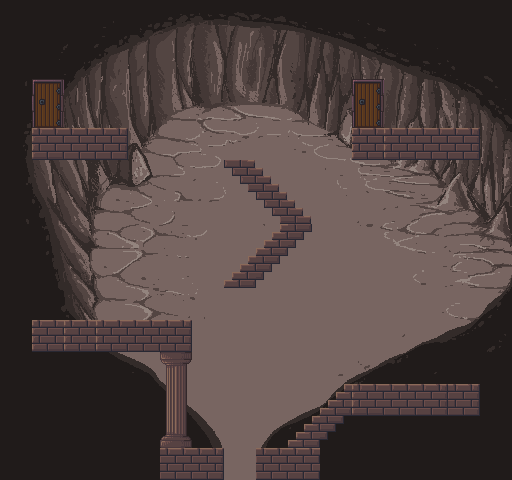

Below is a game level as drawn by its tile map, then a one-line description and the .tmx file that defines it, in full:
An orthogonal 16x15 tile map with 32x32 px tiles, 2 tile layers (Backround, Objects), 11 tilesets and 18 objects (8x Location, 5x Walk, 3x Climb, 2x Transport).

<map version="1.0" tiledversion="1.1.5" orientation="orthogonal" renderorder="right-down" width="16" height="15" tilewidth="32" tileheight="32" infinite="0" nextobjectid="21">
 <tileset firstgid="1" name="LevelSix" tilewidth="1" tileheight="1" tilecount="0" columns="0" />
 <tileset firstgid="1" name="WWI" tilewidth="631" tileheight="300" tilecount="1" columns="0">
  <grid orientation="orthogonal" width="1" height="1" />
  <tile id="0">
   <image width="631" height="300" source="WWI.jpg" />
  </tile>
 </tileset>
 <tileset firstgid="2" name="S_E" tilewidth="450" tileheight="331" tilecount="1" columns="0">
  <grid orientation="orthogonal" width="1" height="1" />
  <tile id="0">
   <image width="450" height="331" source="S_E.jpg" />
  </tile>
 </tileset>
 <tileset firstgid="3" source="DungeonTileset.tsx" />
 <tileset firstgid="63" source="GameVortex.tsx" />
 <tileset firstgid="72" source="Ghost.tsx" />
 <tileset firstgid="122" name="prison ship" tilewidth="32" tileheight="32" tilecount="80" columns="10">
  <image source="prison ship.gif" width="320" height="256" />
 </tileset>
 <tileset firstgid="202" name="hyptosis_tile-art-batch-5" tilewidth="32" tileheight="32" tilecount="722" columns="19">
  <image source="hyptosis_tile-art-batch-5.png" width="636" height="1219" />
 </tileset>
 <tileset firstgid="924" name="VortexChained" tilewidth="32" tileheight="32" tilecount="6" columns="2">
  <image source="VortexChained.png" width="64" height="96" />
 </tileset>
 <tileset firstgid="930" name="outdoor" tilewidth="16" tileheight="16" tilecount="288" columns="24">
  <image source="buch-outdoor.png" width="384" height="192" />
  <terraintypes>
   <terrain name="Grass" tile="150" />
   <terrain name="Dirt" tile="100" />
   <terrain name="Dark Dirt" tile="34" />
   <terrain name="Water" tile="171" />
  </terraintypes>
  <tile id="0" terrain="0,0,0,1" />
  <tile id="1" terrain="0,0,1,1" />
  <tile id="2" terrain="0,0,1,1" />
  <tile id="3" terrain="0,0,1,1" />
  <tile id="4" terrain="0,0,1,1" />
  <tile id="5" terrain="0,0,1,0" />
  <tile id="6" terrain="0,0,0,0" probability="0.1" />
  <tile id="7" terrain="1,1,1,2" />
  <tile id="8" terrain="1,1,2,2" />
  <tile id="9" terrain="1,1,2,2" />
  <tile id="10" terrain="1,1,2,2" />
  <tile id="11" terrain="1,1,2,2" />
  <tile id="12" terrain="1,1,2,1" />
  <tile id="13" terrain="0,0,0,2" />
  <tile id="14" terrain="0,0,2,2" />
  <tile id="15" terrain="0,0,2,2" />
  <tile id="16" terrain="0,0,2,2" />
  <tile id="17" terrain="0,0,2,2" />
  <tile id="18" terrain="0,0,2,0" />
  <tile id="24" terrain="0,1,0,1" />
  <tile id="25" terrain="1,1,1,0" />
  <tile id="26" terrain="1,1,0,1" />
  <tile id="27" terrain="1,1,1,1" probability="0.05" />
  <tile id="28" terrain="1,1,1,1" probability="0.05" />
  <tile id="29" terrain="1,0,1,0" />
  <tile id="30" terrain="0,0,0,0" probability="0.1" />
  <tile id="31" terrain="1,2,1,2" />
  <tile id="32" terrain="2,2,2,1" />
  <tile id="33" terrain="2,2,1,2" />
  <tile id="34" terrain="2,2,2,2" />
  <tile id="35" terrain="2,2,2,2" />
  <tile id="36" terrain="2,1,2,1" />
  <tile id="37" terrain="0,2,0,2" />
  <tile id="38" terrain="2,2,2,0" />
  <tile id="39" terrain="2,2,0,2" />
  <tile id="40" terrain="2,2,2,2" />
  <tile id="42" terrain="2,0,2,0" />
  <tile id="48" terrain="0,1,0,1" />
  <tile id="49" terrain="1,0,1,1" />
  <tile id="50" terrain="0,1,1,1" />
  <tile id="51" terrain="1,1,1,1" probability="0.05" />
  <tile id="52" terrain="1,1,1,1" probability="0.05" />
  <tile id="53" terrain="1,0,1,0" />
  <tile id="54" terrain="0,0,0,0" probability="0.1" />
  <tile id="55" terrain="1,2,1,2" />
  <tile id="56" terrain="2,1,2,2" />
  <tile id="57" terrain="1,2,2,2" />
  <tile id="58" terrain="2,2,2,2" />
  <tile id="59" terrain="2,2,2,2" />
  <tile id="60" terrain="2,1,2,1" />
  <tile id="61" terrain="0,2,0,2" />
  <tile id="62" terrain="2,0,2,2" />
  <tile id="63" terrain="0,2,2,2" />
  <tile id="66" terrain="2,0,2,0" />
  <tile id="72" terrain="0,1,0,1" />
  <tile id="73" terrain="0,1,1,0" />
  <tile id="74" terrain="1,0,0,1" />
  <tile id="75" terrain="1,1,1,1" probability="0.05" />
  <tile id="76" terrain="1,1,1,1" probability="0.05" />
  <tile id="77" terrain="1,0,1,0" />
  <tile id="78" terrain="0,0,0,0" probability="0.1" />
  <tile id="79" terrain="1,2,1,2" />
  <tile id="80" terrain="1,2,2,1" />
  <tile id="81" terrain="2,1,1,2" />
  <tile id="82" terrain="2,2,2,2" probability="0.1" />
  <tile id="83" terrain="2,2,2,2" probability="0.1" />
  <tile id="84" terrain="2,1,2,1" />
  <tile id="85" terrain="0,2,0,2" />
  <tile id="86" terrain="0,2,2,0" />
  <tile id="87" terrain="2,0,0,2" />
  <tile id="90" terrain="2,0,2,0" />
  <tile id="96" terrain="0,1,0,1" />
  <tile id="97" terrain="1,0,0,1" />
  <tile id="98" terrain="0,1,1,0" />
  <tile id="99" terrain="1,1,1,1" probability="0.05" />
  <tile id="100" terrain="1,1,1,1" />
  <tile id="101" terrain="1,0,1,0" />
  <tile id="102" terrain="0,0,0,0" probability="0.1" />
  <tile id="103" terrain="1,2,1,2" />
  <tile id="104" terrain="2,1,1,2" />
  <tile id="105" terrain="1,2,2,1" />
  <tile id="106" terrain="2,2,2,2" probability="0.1" />
  <tile id="107" terrain="2,2,2,2" probability="0.1" />
  <tile id="108" terrain="2,1,2,1" />
  <tile id="109" terrain="0,2,0,2" />
  <tile id="110" terrain="2,0,0,2" />
  <tile id="111" terrain="0,2,2,0" />
  <tile id="114" terrain="2,0,2,0" />
  <tile id="120" terrain="0,1,0,0" />
  <tile id="121" terrain="1,1,0,0" />
  <tile id="122" terrain="1,1,0,0" />
  <tile id="123" terrain="1,1,0,0" />
  <tile id="124" terrain="1,1,0,0" />
  <tile id="125" terrain="1,0,0,0" />
  <tile id="126" terrain="0,0,0,0" probability="0.1" />
  <tile id="127" terrain="1,2,1,1" />
  <tile id="128" terrain="2,2,1,1" />
  <tile id="129" terrain="2,2,1,1" />
  <tile id="130" terrain="2,2,1,1" />
  <tile id="131" terrain="2,2,1,1" />
  <tile id="132" terrain="2,1,1,1" />
  <tile id="133" terrain="0,2,0,0" />
  <tile id="134" terrain="2,2,0,0" />
  <tile id="135" terrain="2,2,0,0" />
  <tile id="136" terrain="2,2,0,0" />
  <tile id="137" terrain="2,2,0,0" />
  <tile id="138" terrain="2,0,0,0" />
  <tile id="144" terrain="0,0,0,3" />
  <tile id="145" terrain="0,0,3,3" />
  <tile id="146" terrain="0,0,3,3" />
  <tile id="147" terrain="0,0,3,3" />
  <tile id="148" terrain="0,0,3,3" />
  <tile id="149" terrain="0,0,3,0" />
  <tile id="150" terrain="0,0,0,0" />
  <tile id="151" terrain="1,1,1,3" />
  <tile id="152" terrain="1,1,3,3" />
  <tile id="153" terrain="1,1,3,3" />
  <tile id="154" terrain="1,1,3,3" />
  <tile id="155" terrain="1,1,3,3" />
  <tile id="156" terrain="1,1,3,1" />
  <tile id="168" terrain="0,3,0,3" />
  <tile id="169" terrain="3,3,3,0" />
  <tile id="170" terrain="3,3,0,3" />
  <tile id="171" terrain="3,3,3,3" />
  <tile id="172" terrain="3,3,3,3" />
  <tile id="173" terrain="3,0,3,0" />
  <tile id="174" terrain="0,0,0,0" />
  <tile id="175" terrain="1,3,1,3" />
  <tile id="176" terrain="3,3,3,1" />
  <tile id="177" terrain="3,3,1,3" />
  <tile id="178" terrain="3,3,3,3" />
  <tile id="179" terrain="3,3,3,3" />
  <tile id="180" terrain="3,1,3,1" />
  <tile id="192" terrain="0,3,0,3" />
  <tile id="193" terrain="3,0,3,3" />
  <tile id="194" terrain="0,3,3,3" />
  <tile id="195" terrain="3,3,3,3" />
  <tile id="196" terrain="3,3,3,3" />
  <tile id="197" terrain="3,0,3,0" />
  <tile id="198" terrain="0,0,0,0" />
  <tile id="199" terrain="1,3,1,3" />
  <tile id="200" terrain="3,1,3,3" />
  <tile id="201" terrain="1,3,3,3" />
  <tile id="202" terrain="3,3,3,3" />
  <tile id="203" terrain="3,3,3,3" />
  <tile id="204" terrain="3,1,3,1" />
  <tile id="216" terrain="0,3,0,3" />
  <tile id="217" terrain="0,3,3,0" />
  <tile id="218" terrain="3,0,0,3" />
  <tile id="219" terrain="3,3,3,3" />
  <tile id="220" terrain="3,3,3,3" />
  <tile id="221" terrain="3,0,3,0" />
  <tile id="222" terrain="0,0,0,0" />
  <tile id="223" terrain="1,3,1,3" />
  <tile id="224" terrain="1,3,3,1" />
  <tile id="225" terrain="3,1,1,3" />
  <tile id="226" terrain="3,3,3,3" />
  <tile id="227" terrain="3,3,3,3" />
  <tile id="228" terrain="3,1,3,1" />
  <tile id="240" terrain="0,3,0,3" />
  <tile id="241" terrain="3,0,0,3" />
  <tile id="242" terrain="0,3,3,0" />
  <tile id="243" terrain="3,3,3,3" />
  <tile id="244" terrain="3,3,3,3" />
  <tile id="245" terrain="3,0,3,0" />
  <tile id="246" terrain="0,0,0,0" />
  <tile id="247" terrain="1,3,1,3" />
  <tile id="248" terrain="3,1,1,3" />
  <tile id="249" terrain="1,3,3,1" />
  <tile id="250" terrain="3,3,3,3" />
  <tile id="251" terrain="3,3,3,3" />
  <tile id="252" terrain="3,1,3,1" />
  <tile id="264" terrain="0,3,0,0" />
  <tile id="265" terrain="3,3,0,0" />
  <tile id="266" terrain="3,3,0,0" />
  <tile id="267" terrain="3,3,0,0" />
  <tile id="268" terrain="3,3,0,0" />
  <tile id="269" terrain="3,0,0,0" />
  <tile id="270" terrain="0,0,0,0" />
  <tile id="271" terrain="1,3,1,1" />
  <tile id="272" terrain="3,3,1,1" />
  <tile id="273" terrain="3,3,1,1" />
  <tile id="274" terrain="3,3,1,1" />
  <tile id="275" terrain="3,3,1,1" />
  <tile id="276" terrain="3,1,1,1" />
 </tileset>
 <tileset firstgid="1218" name="DungeonTileset" tilewidth="32" tileheight="32" tilecount="60" columns="10">
  <image source="DungeonTileset.png" width="320" height="192" />
 </tileset>
 <objectgroup name="Characters">
  <object id="2" name="Character Exit" type="Location" x="477" y="12">
   <polygon points="2,-10 34,-10 35,25 0,25" />
  </object>
  <object id="4" name="Character Entrance" type="Location" x="225" y="446">
   <polygon points="0,0 31,2 31,33 -1,33" />
  </object>
  <object id="5" name="Character Start" type="Location" x="227" y="413">
   <polygon points="0,0 26,0 29,31 -3,31" />
  </object>
  <object id="6" name="Thug Start" type="Location" x="452" y="358">
   <polygon points="0,0 25,0 25,28 0,25" />
  </object>
  <object id="7" name="Eagle Start" type="Location" x="31" y="288">
   <polygon points="0,0 29,1 30,30 -2,28" />
  </object>
  <object id="10" name="Thug Start" type="Location" x="459" y="93">
   <polygon points="0,0 22,1 22,33 -6,33" />
  </object>
  <object id="11" name="Eagle Start" type="Location" x="389" y="223">
   <polygon points="0,0 22,0 26,29 -2,29" />
  </object>
  <object id="12" name="Snake Start" type="Location" x="105" y="103">
   <polygon points="0,0 20,0 20,24 -1,22" />
  </object>
 </objectgroup>
 <objectgroup name="Tools">
  <object id="8" name="Door" type="Transport" x="31" y="77">
   <polygon points="0,0 33,0 33,51 2,49" />
  </object>
  <object id="9" name="Door" type="Transport" x="356" y="77">
   <polygon points="0,0 25,0 25,48 -1,49" />
  </object>
 </objectgroup>
 <objectgroup name="Collision">
  <object id="13" name="Platform" type="Walk" x="34" y="320">
   <polygon points="0,0 126,2 125,31 -3,34" />
  </object>
  <object id="14" name="Platform" type="Walk" x="162" y="445">
   <polygon points="0,0 56,1 157,2 153,34 -4,31" />
  </object>
  <object id="15" name="Platform" type="Walk" x="385" y="386">
   <polygon points="0,0 94,0 95,33 -2,28" />
  </object>
  <object id="16" name="Platform" type="Walk" x="352" y="132">
   <polygon points="0,0 127,-1 129,27 -1,26" />
  </object>
  <object id="17" name="Platform" type="Walk" x="32" y="131">
   <polygon points="0,0 96,-2 96,28 -5,26" />
  </object>
  <object id="18" name="Stairs" type="Climb" x="226" y="279">
   <polygon points="0,0 56,-59 91,-56 27,8 -5,8" />
  </object>
  <object id="19" name="Stairs" type="Climb" x="224" y="162">
   <polygon points="0,0 31,0 94,59 57,59" />
  </object>
  <object id="20" name="Stairs" type="Climb" x="316" y="445">
   <polygon points="0,0 -31,0 32,-63 65,-60" />
  </object>
 </objectgroup>
 <layer name="Backround" width="16" height="15">
  <data encoding="csv">
316,317,318,319,320,321,322,323,601,602,603,604,605,606,607,608,
335,336,337,338,339,340,341,342,620,621,622,623,624,625,626,627,
354,355,356,357,358,359,360,361,639,640,641,642,643,644,645,646,
373,374,375,376,377,378,379,380,658,659,660,661,662,663,664,665,
392,393,394,395,396,397,398,399,677,678,679,680,681,682,683,684,
411,412,413,414,415,416,417,418,696,697,698,699,700,701,702,703,
430,431,432,433,434,435,436,437,715,716,717,718,719,720,721,722,
449,450,451,452,453,454,455,456,734,735,736,737,738,739,740,741,
468,469,470,471,472,473,474,475,753,754,755,756,757,758,759,760,
487,488,489,490,491,492,493,494,772,773,774,775,776,777,778,779,
506,507,508,509,510,511,512,513,791,792,793,794,795,796,797,798,
525,526,527,528,529,530,531,532,810,811,812,813,814,815,816,817,
544,545,546,547,548,549,550,551,829,830,831,832,833,834,835,836,
563,564,565,566,567,568,569,570,848,849,850,851,852,853,854,855,
582,583,584,585,586,587,588,589,867,868,869,870,871,872,873,874
</data>
 </layer>
 <layer name="Objects" width="16" height="15">
  <data encoding="csv">
0,0,0,0,0,0,0,0,0,0,0,0,0,0,0,0,
0,0,0,0,0,0,0,0,0,0,0,0,0,0,0,0,
0,1218,0,0,0,0,0,0,0,0,0,1218,0,0,0,0,
0,1228,0,0,0,0,0,0,0,0,0,1228,0,0,0,0,
0,1238,1239,1240,0,0,0,0,0,0,0,1238,1238,1239,1240,0,
0,0,0,0,0,0,0,1266,1267,0,0,0,0,0,0,0,
0,0,0,0,0,0,0,0,1266,1267,0,0,0,0,0,0,
0,0,0,0,0,0,0,0,1246,1247,0,0,0,0,0,0,
0,0,0,0,0,0,0,1246,1247,0,0,0,0,0,0,0,
0,0,0,0,0,0,0,0,0,0,0,0,0,0,0,0,
0,1238,1238,1238,1239,1240,0,0,0,0,0,0,0,0,0,0,
0,0,0,0,0,1222,0,0,0,0,0,0,0,0,0,0,
0,0,0,0,0,1232,0,0,0,0,1246,1238,1239,1240,1240,0,
0,0,0,0,0,1242,0,0,0,1246,1247,0,0,0,0,0,
0,0,0,0,0,1239,1240,0,1239,1239,0,0,0,0,0,0
</data>
 </layer>
</map>
